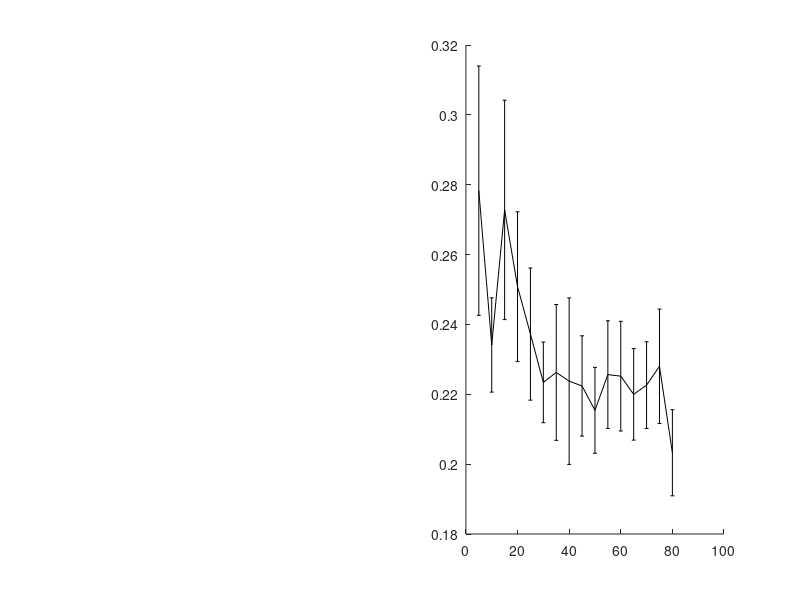

Recreate this plot in MATLAB. (Note: this script raises an error after producing the figure.)
%%% Producing Figure 4.2 in the thesis, chapter 4
%%% Pathogen extinction time plots with error bars, for a varying disease 
%%% induced mortality rate \alpha

%%% This script is used in conjuction with the similarly named script found
%%% for SEIS, SIR and SEIR

%%% Run in order of SIS, SEIS, SIR, SEIR

z = 1.96;    %95% confidence interval
alph = 5:5:80;
T = 500;

%% SIRAlpha
load('SIRAlphait100t500.mat')

sz = size(minorextinct);
avgmin = zeros(1, sz(2));  cimin = zeros(1, sz(2)); 
for i = 1:sz(2)
    nzmin = nonzeros(minorextinct(:,i));  %all nonzero extinction times from a minor outbreak
    
    up2 = find(nzmin > T); %ignoring all extinction times greater than T
    nzmin(up2) = [];
    
    if length(nzmin) > 0.5*sz(1)  %finding the mean and CI for minor outbreaks
        avgmin(i) = mean(nzmin);
        cimin(i) = z*std(nzmin)/sqrt(length(nzmin));
    end
end
g = find(avgmin>0);

subplot(1,2,2)
if isempty(g) == 0
    errorbar(alph(g), avgmin(g), cimin(g), 'k-', 'LineWidth', 0.5)
    hold on
end
xlim([0 80])
